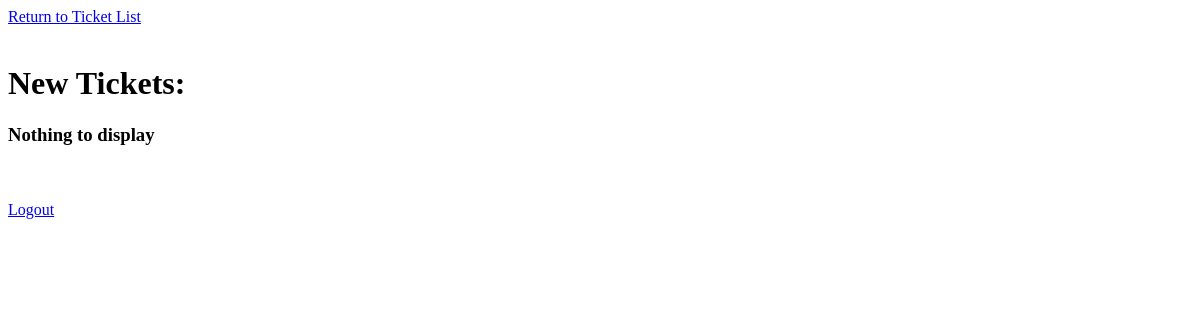
Page /ticket/2/ (signed in) on the earlier database version.
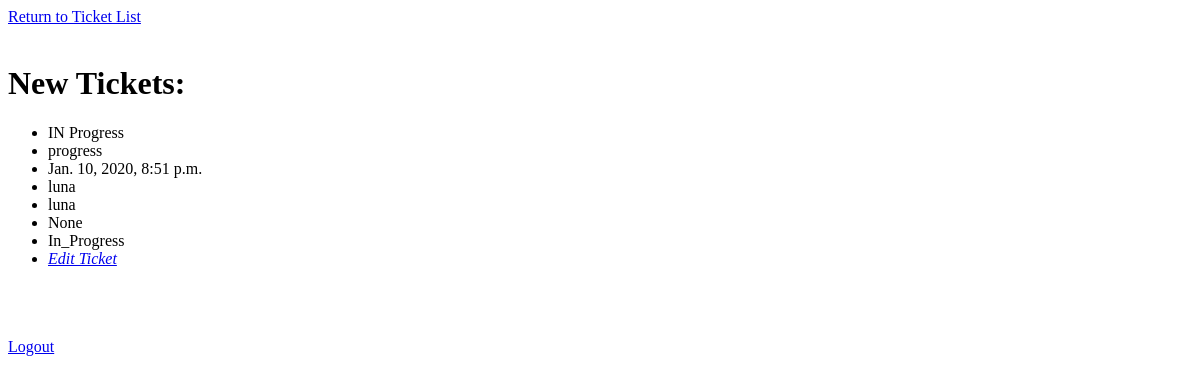
Same page on the later database version.
### buggy/models.py (models this page shows, shortened)
class Bug(models.Model):
    title = models.CharField(max_length=100)
    description = models.TextField()
    posted = models.DateTimeField(default=timezone.now)
    user_ticket_creator = models.ForeignKey(
        User,
        on_delete=models.CASCADE,
        related_name='Created',
        blank=True,
        null=True
    )
    user_assigned_ticket = models.ForeignKey(
        User,
        on_delete=models.CASCADE,
        related_name='Assigned',
        blank=True,
        null=True
    )
    user_completed_ticket = models.ForeignKey(
        User,
        on_delete=models.CASCADE,
        related_name='Complete',
        blank=True,
        null=True
    )
    status = models.CharField(
        max_length=100,
        choices=Status_Selection,
        default=New)

### buggy/views.py (the view)
# urls.py: path('ticket/<int:id>/', views.view_single_ticket, name='ticket'),
@login_required
def view_single_ticket(request, id):
    html = 'ticket.html'
    single_ticket = Bug.objects.filter(id=id)
    return render(request, html, {'single_ticket': single_ticket})

### buggy/templates/ticket.html (shortened to what this page needs)
<a href="/">Return to Ticket List</a> <br><br>
    <div>
    <h1>New Tickets: </h1>
    {% for single in single_ticket %}
    <ul>
    <li>{{single.title}} </li>
    <li>{{single.description}}</li>
    <li>{{single.posted }}</li>
    <li>{{single.user_ticket_creator}}</li>
    <li>{{single.user_assigned_ticket}}</li>
    <li>{{single.user_completed_ticket}}</li>
    <li>{{single.status}}</li>
    <li><i><a href="/edit/{{single.id}}/">Edit Ticket</a></i></li>
    </ul>
    <br>
    {%empty%}
    <h3> Nothing to display </h3>
    {% endfor %}
    </div>
<a href='/logout/'>Logout</a>

Differences in the rows shown:
added Bug: title "IN Progress", description "progress", posted "Jan. 10, 2020, 8:51 p.m.", user_ticket_creator "luna", user_assigned_ticket "luna", user_completed_ticket "None", status "In_Progress"
Other differences:
text no longer shown: "Nothing to display"
